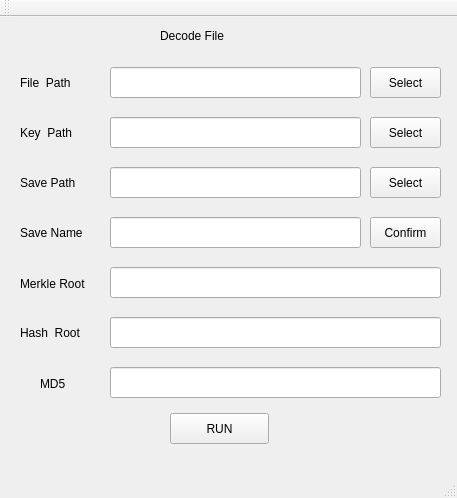
<?xml version="1.0" encoding="UTF-8"?>
<ui version="4.0">
 <class>MainWindow</class>
 <widget class="QMainWindow" name="MainWindow">
  <property name="geometry">
   <rect>
    <x>0</x>
    <y>0</y>
    <width>457</width>
    <height>498</height>
   </rect>
  </property>
  <property name="windowTitle">
   <string>MainWindow</string>
  </property>
  <widget class="QWidget" name="centralWidget">
   <widget class="QLabel" name="label">
    <property name="geometry">
     <rect>
      <x>160</x>
      <y>10</y>
      <width>91</width>
      <height>17</height>
     </rect>
    </property>
    <property name="text">
     <string>Decode File</string>
    </property>
   </widget>
   <widget class="QLabel" name="label_2">
    <property name="geometry">
     <rect>
      <x>20</x>
      <y>50</y>
      <width>67</width>
      <height>31</height>
     </rect>
    </property>
    <property name="text">
     <string>File  Path</string>
    </property>
   </widget>
   <widget class="QLineEdit" name="FilePathText">
    <property name="geometry">
     <rect>
      <x>110</x>
      <y>50</y>
      <width>251</width>
      <height>31</height>
     </rect>
    </property>
   </widget>
   <widget class="QPushButton" name="SelectFileButton">
    <property name="geometry">
     <rect>
      <x>370</x>
      <y>50</y>
      <width>71</width>
      <height>31</height>
     </rect>
    </property>
    <property name="text">
     <string>Select</string>
    </property>
   </widget>
   <widget class="QLabel" name="label_3">
    <property name="geometry">
     <rect>
      <x>20</x>
      <y>100</y>
      <width>67</width>
      <height>31</height>
     </rect>
    </property>
    <property name="text">
     <string>Key  Path</string>
    </property>
   </widget>
   <widget class="QLabel" name="label_4">
    <property name="geometry">
     <rect>
      <x>20</x>
      <y>150</y>
      <width>67</width>
      <height>31</height>
     </rect>
    </property>
    <property name="text">
     <string>Save Path</string>
    </property>
   </widget>
   <widget class="QLabel" name="label_5">
    <property name="geometry">
     <rect>
      <x>20</x>
      <y>200</y>
      <width>81</width>
      <height>31</height>
     </rect>
    </property>
    <property name="text">
     <string>Save Name</string>
    </property>
   </widget>
   <widget class="QLineEdit" name="KeyPathText">
    <property name="geometry">
     <rect>
      <x>110</x>
      <y>100</y>
      <width>251</width>
      <height>31</height>
     </rect>
    </property>
   </widget>
   <widget class="QPushButton" name="SelectKeyButton">
    <property name="geometry">
     <rect>
      <x>370</x>
      <y>100</y>
      <width>71</width>
      <height>31</height>
     </rect>
    </property>
    <property name="text">
     <string>Select</string>
    </property>
   </widget>
   <widget class="QLineEdit" name="SavePathText">
    <property name="geometry">
     <rect>
      <x>110</x>
      <y>150</y>
      <width>251</width>
      <height>31</height>
     </rect>
    </property>
   </widget>
   <widget class="QPushButton" name="SelectSaveButton">
    <property name="geometry">
     <rect>
      <x>370</x>
      <y>150</y>
      <width>71</width>
      <height>31</height>
     </rect>
    </property>
    <property name="text">
     <string>Select</string>
    </property>
   </widget>
   <widget class="QLineEdit" name="SaveNameText">
    <property name="geometry">
     <rect>
      <x>110</x>
      <y>200</y>
      <width>251</width>
      <height>31</height>
     </rect>
    </property>
   </widget>
   <widget class="QPushButton" name="ConfirmButton">
    <property name="geometry">
     <rect>
      <x>370</x>
      <y>200</y>
      <width>71</width>
      <height>31</height>
     </rect>
    </property>
    <property name="text">
     <string>Confirm</string>
    </property>
   </widget>
   <widget class="QLabel" name="label_6">
    <property name="geometry">
     <rect>
      <x>20</x>
      <y>256</y>
      <width>91</width>
      <height>21</height>
     </rect>
    </property>
    <property name="text">
     <string>Merkle Root</string>
    </property>
   </widget>
   <widget class="QLabel" name="label_7">
    <property name="geometry">
     <rect>
      <x>20</x>
      <y>300</y>
      <width>81</width>
      <height>31</height>
     </rect>
    </property>
    <property name="text">
     <string>Hash  Root</string>
    </property>
   </widget>
   <widget class="QLabel" name="label_8">
    <property name="geometry">
     <rect>
      <x>40</x>
      <y>356</y>
      <width>51</width>
      <height>21</height>
     </rect>
    </property>
    <property name="text">
     <string>MD5</string>
    </property>
   </widget>
   <widget class="QLineEdit" name="MerkleRootShow">
    <property name="geometry">
     <rect>
      <x>110</x>
      <y>250</y>
      <width>331</width>
      <height>31</height>
     </rect>
    </property>
   </widget>
   <widget class="QLineEdit" name="HashRootShow">
    <property name="geometry">
     <rect>
      <x>110</x>
      <y>300</y>
      <width>331</width>
      <height>31</height>
     </rect>
    </property>
   </widget>
   <widget class="QLineEdit" name="MD5Show">
    <property name="geometry">
     <rect>
      <x>110</x>
      <y>350</y>
      <width>331</width>
      <height>31</height>
     </rect>
    </property>
   </widget>
   <widget class="QPushButton" name="RunButton">
    <property name="geometry">
     <rect>
      <x>170</x>
      <y>396</y>
      <width>99</width>
      <height>31</height>
     </rect>
    </property>
    <property name="text">
     <string>RUN</string>
    </property>
   </widget>
  </widget>
  <widget class="QMenuBar" name="menuBar">
   <property name="geometry">
    <rect>
     <x>0</x>
     <y>0</y>
     <width>457</width>
     <height>31</height>
    </rect>
   </property>
  </widget>
  <widget class="QToolBar" name="mainToolBar">
   <attribute name="toolBarArea">
    <enum>TopToolBarArea</enum>
   </attribute>
   <attribute name="toolBarBreak">
    <bool>false</bool>
   </attribute>
  </widget>
  <widget class="QStatusBar" name="statusBar"/>
 </widget>
 <layoutdefault spacing="6" margin="11"/>
 <resources/>
 <connections/>
</ui>
